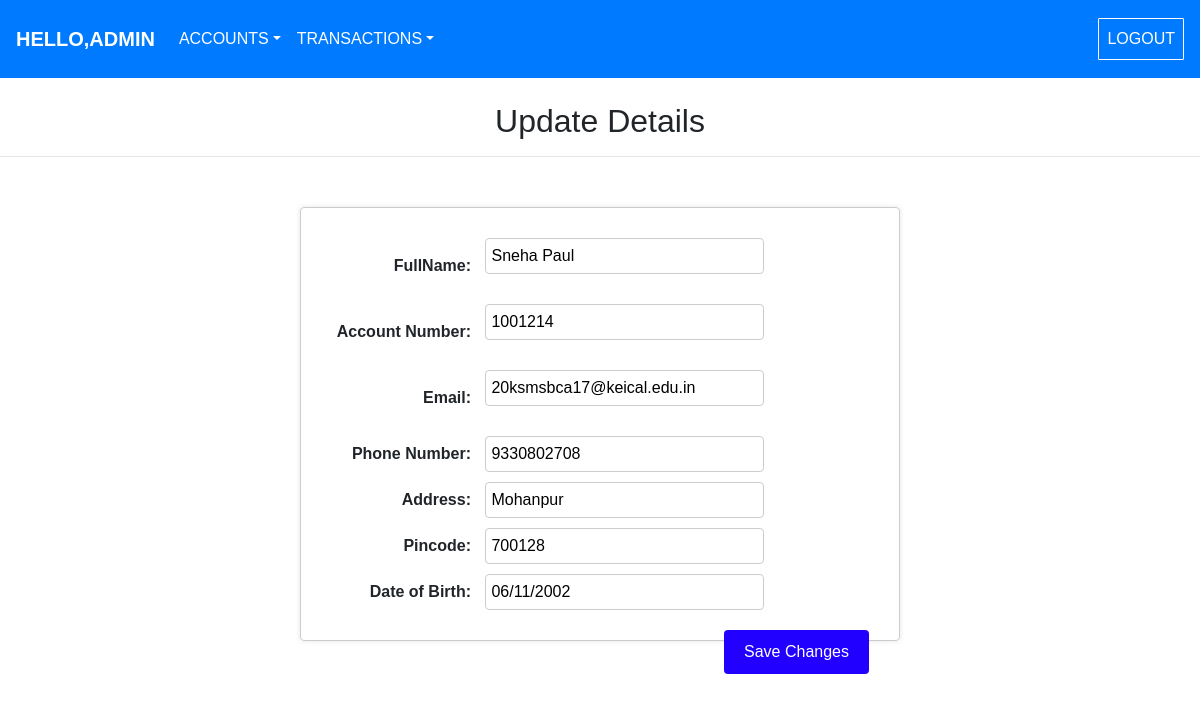
Screenshot of /edit/5 with the database file from the repository.
### BANKapp/models.py (models this page shows)
class Accholder(models.Model):
    fullname=models.CharField(max_length=30)
    email=models.CharField(max_length=40)
    accno=models.CharField(max_length=15)
    number=models.CharField(max_length=10)
    address=models.CharField(max_length=30)
    pin=models.CharField(max_length=6)
    dob=models.CharField(max_length=10)
    typeac=models.CharField(max_length=10)
    accbal=models.CharField(max_length=8, null=True)
    class Meta:
        db_table="Accholders"

### BANKapp/views.py (the view)
# urls.py: path('edit/<int:idp>',views.edit,name='Edit'),
def edit(request,idp):
    object=Accholder.objects.get(id=idp)
    return render(request,'editach.html',{'objectp':object})

### BANKapp/templates/editach.html (shortened to what this page needs)
{% load static %}
{% include 'navbar.html' %}
<!DOCTYPE html>
<html lang="en">
<head>
    <link rel="stylesheet" href="https://cdn.jsdelivr.net/npm/bootstrap@4.0.0/dist/css/bootstrap.min.css">
    <link rel="stylesheet" href="{% static 'style1.css' %}">
    <link rel="stylesheet" href="https://cdnjs.cloudflare.com/ajax/libs/font-awesome/4.7.0/css/font-awesome.min.css">
</head>
<body>
  <br>
  <h2 align="center">Update Details</h2>
  <hr>
    <form id="updetails" action="/update/{{objectp.id}}" method="post">
        <div>
          <label for="fullname">FullName:</label>
          <input type="text" id="fullname" name="fullname" value="{{objectp.fullname}}" placeholder="Enter Name" method="post">
        </div>
        <div>
            <label for="account_number">Account Number:</label>
            <input type="text" id="account_number" name="accno" value="{{objectp.accno}}" placeholder="Enter Account Number" method="post">
          </div>
        <div>
          <label for="email">Email:</label>
          <input type="email" id="email" name="email" value="{{objectp.email}}" placeholder="Enter Email Address" method="post">
        </div>
        <div>
            <label for="phonenumber">Phone Number:</label>
            <input type="phonenumber" id="phonenumber" name="number" value="{{objectp.number}}" placeholder="Enter Contact Number" method="post">
          </div>
          <div>
            <label for="address">Address:</label>
            <input type="address" id="address" name="address" value="{{objectp.address}}" placeholder="Enter Address"  method="post">
          </div>
          <div>
            <label for="pincode">Pincode:</label>
            <input type="pincode" id="pincode" name="pin" value="{{objectp.pin}}" placeholder="Enter PIN Code" method="post">
          </div>
          <div>
            <label for="dob">Date of Birth:</label>
            <input type="dob" id="dob" name="dob" value="{{objectp.dob}}" placeholder="Enter Date of Birth" method="post">
          </div>
        <button type="submit" text-align="center">Save Changes</button>
      </form>
</body>
</html>

### BANKapp/static/style1.css (style rules this page uses)
input[type="text"], input[type="email"], input[type="password"], input[type="phonenumber"] input[type="number"] { display: block; width: 100%; padding: 12px; border: 1px solid #ccc; border-radius: 4px; box-sizing: border-box; margin-bottom: 20px; }
label { font-weight: bold; display: block; margin-bottom: 5px; }
button[type="submit"] { background-color: #4CAF50; color: white; padding: 12px 20px; border: none; border-radius: 4px; cursor: pointer; float: right; }
div { margin-bottom: 20px; }
form { max-width: 600px; margin: 0 auto; padding: 20px; border: 1px solid #ccc; border-radius: 4px; margin-top: 50px; box-shadow: 0 0 5px rgba(0, 0, 0, 0.1); }
body { margin: 0; padding: 0; font-family: Arial, sans-serif; }
form { width: 80%; margin: 50px auto; border: 1px solid #ccc; padding: 20px; }
div { margin: 10px 0; }
label { display: inline-block; width: 150px; text-align: right; margin-right: 10px; }
input[type="text"], input[type="email"], input[type="password"], input[type="phonenumber"], input[type="address"], input[type="pincode"], input[type="dob"], input[type="number"], select[type='typeac'] { padding: 5px; border: 1px solid #ccc; border-radius: 4px; box-sizing: border-box; width: 50%; display: inline-block; vertical-align: middle; }
button[type="submit"] { background-color: #2200ff; color: white; padding: 10px 20px; border: none; border-radius: 4px; cursor: pointer; margin-left: 160px; }
button { background-color: #1f2eff; color: white; border: none; padding: 10px 20px; text-align: center; text-decoration: none; display: inline-block; font-size: 16px; margin: 10px; cursor: pointer; transition: transform 0.2s; }

### rows the page displays
Accholder: fullname "Sneha Paul", accno "1001214", email "20ksmsbca17@keical.edu.in", number "9330802708", address "Mohanpur", pin "700128", dob "06/11/2002"
